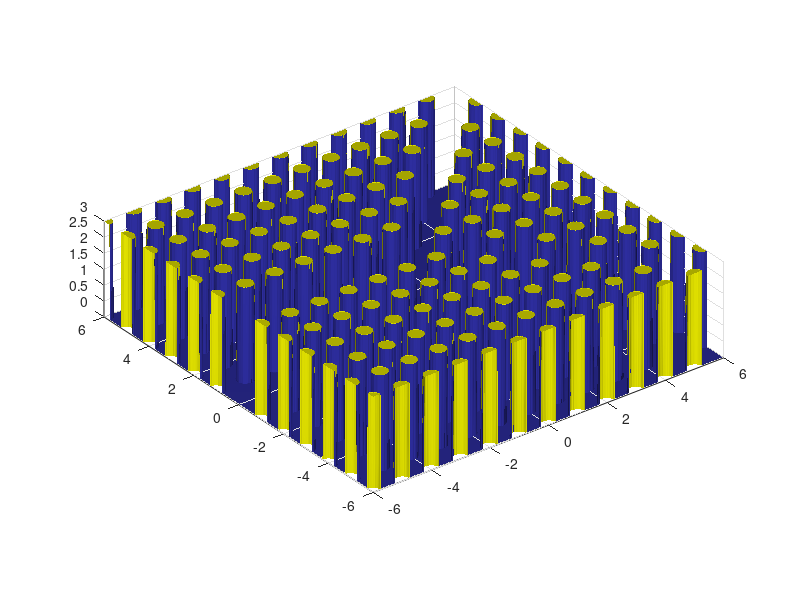

The MATLAB script that drew this image:
a = 0.25;   
b = 1.0;    
H = 3;       
[X, Y] = meshgrid(-6:0.01:6, -6:0.01:6);

figure('Color', 'w', 'Name', '3D Waveguides', 'Position', [100, 100, 1000, 800]);


mask = false(size(X));
for m = -8:8
    for n = -8:8
        if (m == 0 && n <= 0) || (m == -n && n > 0) || (m == n && n > 0)
            continue;
        end
        xc = n * b; 
        yc = m * b;
        mask((X - xc).^2 + (Y - yc).^2 <= a^2) = true;
    end
end
mask_dilated = conv2(double(mask), ones(3), 'same') > 0;
boundary = mask_dilated & ~mask;
Z = zeros(size(X)); Z(mask) = H; Z(boundary) = 0;

surf(X, Y, Z, 'LineStyle', 'none');
colormap(gca, [0.2 0.2 0.7; 1 1 0]);
axis equal; axis([-6 6 -6 6 0 H]); grid on; view(3); 
camlight('headlight'); lighting gouraud;
